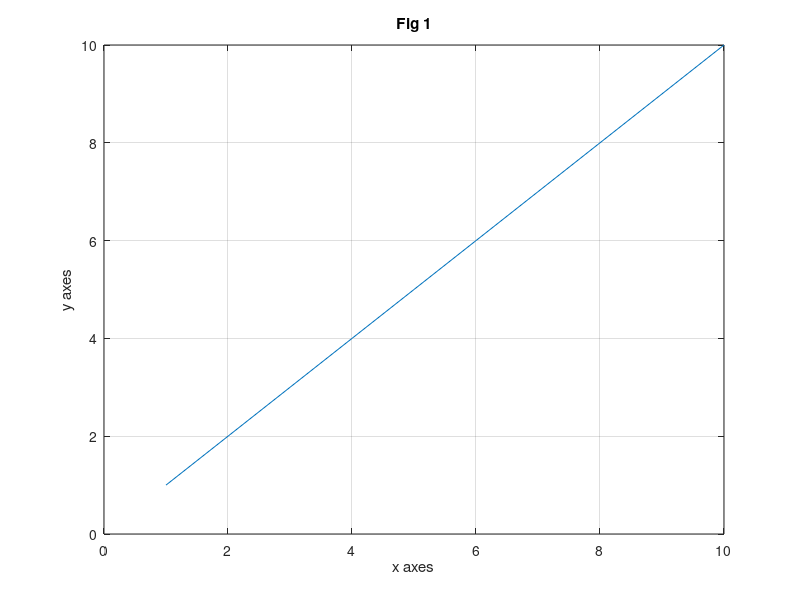

Write MATLAB code to recreate this figure. (Note: this script raises an error after producing the figure.)
clc; clearvars; close all;


% create figure
fig_h = figure('Visible', 'off');
plot(1:10)
grid on
title('Fig 1')
xlabel('x axes')
ylabel('y axes')


genr